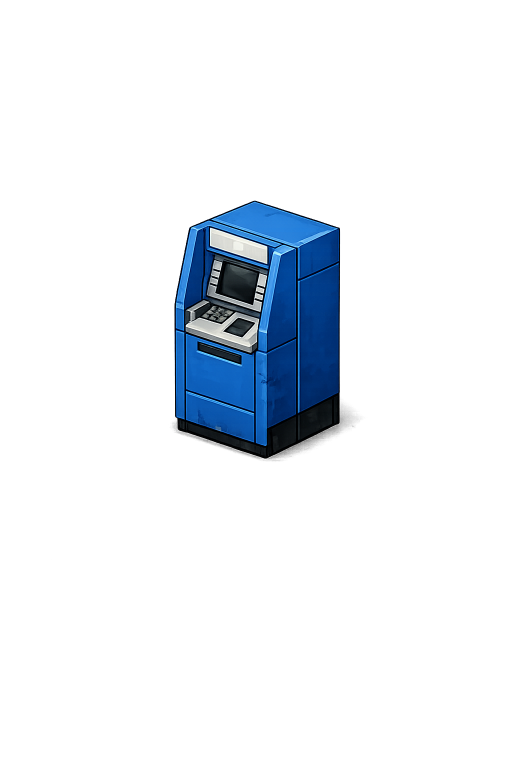
#> input picture baker/atm.png, 1024 x 1536 px (shown at 1/2 size)
$ python build_atm_sheet.py atm.png out.png
#> lines starting #> are read from the running program, lines starting #| are printed output that depends on the picture
from __future__ import annotations

import argparse
from dataclasses import dataclass
from pathlib import Path
from typing import Iterable

from PIL import Image, ImageOps, ImageDraw


# ============================================================
# Canvas / lane layout
# ============================================================

SHEET_W = 1024
SHEET_H = 2048

# One ATM variant per 128px lane across the sheet.
LANE_W = 128
ROW_H = 128

COLS = SHEET_W // LANE_W   # 8
ROWS = SHEET_H // ROW_H    # 16

DEFAULT_BOTTOM_PAD = 4
DEFAULT_MAX_ATM_W = 72
DEFAULT_MAX_ATM_H = 108


# ============================================================
# Helpers
# ============================================================

def hex_to_rgb(value: str) -> tuple[int, int, int]:
    value = value.strip().lstrip("#")
    if len(value) != 6:
        raise ValueError(f"Expected 6-digit hex color, got: {value}")
    return tuple(int(value[i:i + 2], 16) for i in (0, 2, 4))


def ensure_rgba(img: Image.Image) -> Image.Image:
    return img.convert("RGBA") if img.mode != "RGBA" else img


def trim_transparent(img: Image.Image) -> Image.Image:
    img = ensure_rgba(img)
    alpha = img.getchannel("A")
    bbox = alpha.getbbox()
    if bbox is None:
        raise ValueError("Image is fully transparent.")
    return img.crop(bbox)


def remove_background_by_corner_sample(
    img: Image.Image,
    tolerance: int = 8,
    alpha_cutoff: int = 10,
    edge_only: bool = True,
    edge_band: int = 6,
) -> Image.Image:
    """
    Remove likely background pixels by sampling the four corners.

    Safer than the old version because:
    - lower tolerance
    - can limit removal to the outer edge band only
    - preserves interior gray ATM body pixels much better
    """
    img = ensure_rgba(img)
    w, h = img.size

    samples = [
        img.getpixel((0, 0)),
        img.getpixel((w - 1, 0)),
        img.getpixel((0, h - 1)),
        img.getpixel((w - 1, h - 1)),
    ]

    br = sum(px[0] for px in samples) // 4
    bg = sum(px[1] for px in samples) // 4
    bb = sum(px[2] for px in samples) // 4

    out = Image.new("RGBA", img.size)

    for y in range(h):
        for x in range(w):
            r, g, b, a = img.getpixel((x, y))

            if a <= alpha_cutoff:
                out.putpixel((x, y), (0, 0, 0, 0))
                continue

            is_edge_pixel = (
                x < edge_band
                or x >= w - edge_band
                or y < edge_band
                or y >= h - edge_band
            )

            should_test_bg = is_edge_pixel if edge_only else True

            if should_test_bg and (
                abs(r - br) <= tolerance
                and abs(g - bg) <= tolerance
                and abs(b - bb) <= tolerance
            ):
                out.putpixel((x, y), (0, 0, 0, 0))
            else:
                out.putpixel((x, y), (r, g, b, a))

    return out


def fit_inside(img: Image.Image, max_w: int, max_h: int) -> Image.Image:
    img = ensure_rgba(img)
    w, h = img.size
    scale = min(max_w / w, max_h / h)
    new_w = max(1, round(w * scale))
    new_h = max(1, round(h * scale))
    return img.resize((new_w, new_h), Image.Resampling.LANCZOS)


def quantize_alpha_grayscale(img: Image.Image, steps: int = 10) -> Image.Image:
    img = ensure_rgba(img)
    r, g, b, a = img.split()
    gray = ImageOps.grayscale(Image.merge("RGB", (r, g, b)))

    gray_data = list(gray.getdata())
    quantized = []

    for px in gray_data:
        bucket = round((px / 255) * (steps - 1))
        val = round((bucket / (steps - 1)) * 255)
        quantized.append(val)

    gray_q = Image.new("L", gray.size)
    gray_q.putdata(quantized)

    return Image.merge("RGBA", (gray_q, gray_q, gray_q, a))


def build_exact_gray_ramp(levels: int) -> list[int]:
    return [round((i / (levels - 1)) * 255) for i in range(levels)]


def remap_grayscale_to_palette(img: Image.Image, palette_hex: list[str]) -> Image.Image:
    img = ensure_rgba(img)
    palette = [hex_to_rgb(c) for c in palette_hex]
    steps = len(palette)
    gray_ramp = build_exact_gray_ramp(steps)

    out = Image.new("RGBA", img.size)
    for y in range(img.height):
        for x in range(img.width):
            r, g, b, a = img.getpixel((x, y))
            if a == 0:
                out.putpixel((x, y), (0, 0, 0, 0))
                continue

            luminance = r
            idx = min(range(steps), key=lambda i: abs(gray_ramp[i] - luminance))
            pr, pg, pb = palette[idx]
            out.putpixel((x, y), (pr, pg, pb, a))

    return out


def tint_region_by_luminance(
    img: Image.Image,
    tint_hex: str,
    min_luma: int,
    max_luma: int,
    strength: float = 0.70,
) -> Image.Image:
    img = ensure_rgba(img)
    tr, tg, tb = hex_to_rgb(tint_hex)
    out = Image.new("RGBA", img.size)

    for y in range(img.height):
        for x in range(img.width):
            r, g, b, a = img.getpixel((x, y))
            if a == 0:
                out.putpixel((x, y), (0, 0, 0, 0))
                continue

            luma = round(0.299 * r + 0.587 * g + 0.114 * b)
            if min_luma <= luma <= max_luma:
                nr = round(r * (1.0 - strength) + tr * strength)
                ng = round(g * (1.0 - strength) + tg * strength)
                nb = round(b * (1.0 - strength) + tb * strength)
                out.putpixel((x, y), (nr, ng, nb, a))
            else:
                out.putpixel((x, y), (r, g, b, a))

    return out


# ============================================================
# Palette specs
# ============================================================

@dataclass
class PaletteSpec:
    name: str
    ramp: list[str]
    accent_hex: str | None = None
    accent_min_luma: int = 150
    accent_max_luma: int = 255
    accent_strength: float = 0.70


DEFAULT_PALETTES: list[PaletteSpec] = [
    PaletteSpec(
        name="atm_blue",
        ramp=[
            "#12161b", "#18202a", "#1d2938", "#22344b", "#2a4160",
            "#34507a", "#43689b", "#5f88c2", "#8cb3ea", "#d8e8ff",
        ],
        accent_hex="#8fdc3c",
    ),
    PaletteSpec(
        name="atm_navy",
        ramp=[
            "#0c1015", "#101721", "#162030", "#1b2a40", "#223454",
            "#2b4269", "#385681", "#5274a7", "#82a0c8", "#d2dce9",
        ],
        accent_hex="#8fdc3c",
    ),
    PaletteSpec(
        name="atm_gray",
        ramp=[
            "#151515", "#232323", "#313131", "#424242", "#565656",
            "#6b6b6b", "#858585", "#a3a3a3", "#c7c7c7", "#efefef",
        ],
        accent_hex="#98df45",
    ),
    PaletteSpec(
        name="atm_silver",
        ramp=[
            "#1d1d1d", "#2c2c2c", "#3e3e3e", "#545454", "#6c6c6c",
            "#858585", "#a2a2a2", "#bcbcbc", "#d7d7d7", "#f5f5f5",
        ],
        accent_hex="#98df45",
    ),
    PaletteSpec(
        name="atm_red",
        ramp=[
            "#1e1010", "#301515", "#471c1c", "#612323", "#7b2b2b",
            "#983434", "#b74444", "#d26767", "#e7a0a0", "#f7dada",
        ],
        accent_hex="#ece56e",
    ),
    PaletteSpec(
        name="atm_green",
        ramp=[
            "#111611", "#182419", "#213223", "#29412e", "#32523a",
            "#3d6647", "#4c7f58", "#6aa075", "#9ac9a2", "#e0f1e2",
        ],
        accent_hex="#c9f36a",
    ),
    PaletteSpec(
        name="atm_black",
        ramp=[
            "#090909", "#111111", "#1b1b1b", "#252525", "#313131",
            "#404040", "#525252", "#6d6d6d", "#969696", "#d6d6d6",
        ],
        accent_hex="#78d7ff",
    ),
    PaletteSpec(
        name="atm_white",
        ramp=[
            "#202020", "#323232", "#474747", "#5f5f5f", "#7a7a7a",
            "#979797", "#b5b5b5", "#d0d0d0", "#e9e9e9", "#ffffff",
        ],
        accent_hex="#8fdc3c",
    ),
]


# ============================================================
# Placement
# ============================================================

def paste_in_lane(
    sheet: Image.Image,
    sprite: Image.Image,
    col: int,
    row: int,
    lane_w: int = LANE_W,
    row_h: int = ROW_H,
    bottom_pad: int = DEFAULT_BOTTOM_PAD,
) -> None:
    lane_x = col * lane_w
    row_y = row * row_h

    x = lane_x + (lane_w - sprite.width) // 2
    y = row_y + row_h - sprite.height - bottom_pad

    sheet.alpha_composite(sprite, (x, y))


def draw_debug_grid(img: Image.Image) -> Image.Image:
    out = img.copy()
    draw = ImageDraw.Draw(out)

    for x in range(0, out.width, LANE_W):
        draw.line([(x, 0), (x, out.height)], fill=(255, 0, 0, 180), width=1)

    for y in range(0, out.height, ROW_H):
        draw.line([(0, y), (out.width, y)], fill=(255, 0, 0, 180), width=1)

    return out


# ============================================================
# Build one variant
# ============================================================

def make_variant(
    master: Image.Image,
    palette: PaletteSpec,
    max_w: int,
    max_h: int,
    gray_steps: int = 10,
    auto_remove_bg: bool = True,
) -> Image.Image:
    work = ensure_rgba(master)

    if auto_remove_bg:
        work = remove_background_by_corner_sample(
            work,
            tolerance=8,
            edge_only=True,
            edge_band=6,
        )

    work = trim_transparent(work)
    work = fit_inside(work, max_w=max_w, max_h=max_h)
    work = quantize_alpha_grayscale(work, steps=gray_steps)
    work = remap_grayscale_to_palette(work, palette.ramp)

    if palette.accent_hex:
        work = tint_region_by_luminance(
            work,
            tint_hex=palette.accent_hex,
            min_luma=palette.accent_min_luma,
            max_luma=palette.accent_max_luma,
            strength=palette.accent_strength,
        )

    return work


# ============================================================
# Build full sheet
# ============================================================

def build_sheet(
    master_path: Path,
    output_path: Path,
    palettes: Iterable[PaletteSpec],
    max_w: int = DEFAULT_MAX_ATM_W,
    max_h: int = DEFAULT_MAX_ATM_H,
    bottom_pad: int = DEFAULT_BOTTOM_PAD,
    start_col: int = 0,
    start_row: int = 0,
    debug_grid: bool = False,
    auto_remove_bg: bool = True,
) -> None:
#> called with max_w = 72, max_h = 108, bottom_pad = 4, start_col = 0, start_row = 0, debug_grid = False, auto_remove_bg = True
    master = Image.open(master_path).convert("RGBA")
#> master is the input picture: PIL image 1024x1536 RGBA; mean R, G, B, A 84, 91.6, 99.5, 24.1
    sheet = Image.new("RGBA", (SHEET_W, SHEET_H), (0, 0, 0, 0))
#> sheet: PIL image 1024x2048 RGBA; every value is 0

    palettes = list(palettes)
    for idx, palette in enumerate(palettes):
        col = start_col + idx
        row = start_row

        if col >= COLS:
            raise ValueError("Not enough horizontal lanes for all ATM variants.")

        variant = make_variant(
            master=master,
            palette=palette,
            max_w=max_w,
            max_h=max_h,
            gray_steps=len(palette.ramp),
            auto_remove_bg=auto_remove_bg,
        )

        paste_in_lane(
            sheet=sheet,
            sprite=variant,
            col=col,
            row=row,
            lane_w=LANE_W,
            row_h=ROW_H,
            bottom_pad=bottom_pad,
        )
#> this loop made 8 passes
#> pass 1, in trim_transparent, `alpha = img.getchannel("A")`:
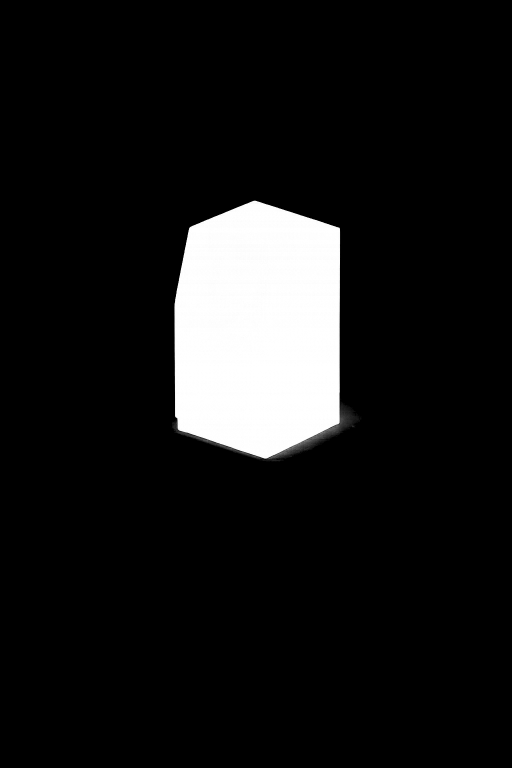
#> alpha: PIL image 1024x1536 L (shown at 1/2 size); min 0, max 255, mean 24.1
#> pass 1, in make_variant, `work = trim_transparent(work)`:
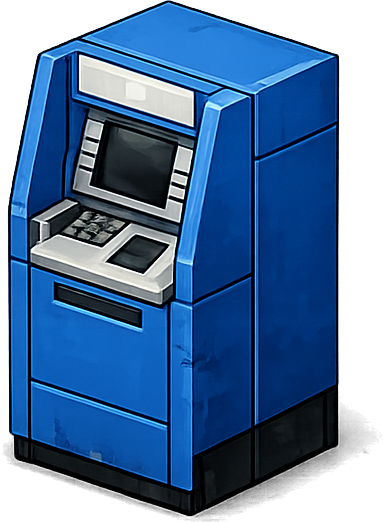
#> work: PIL image 383x522 RGBA; mean R, G, B, A 24, 59.5, 99.9, 189.4; transparent parts drawn white

    if debug_grid:
        sheet = draw_debug_grid(sheet)

    output_path.parent.mkdir(parents=True, exist_ok=True)
    sheet.save(output_path)
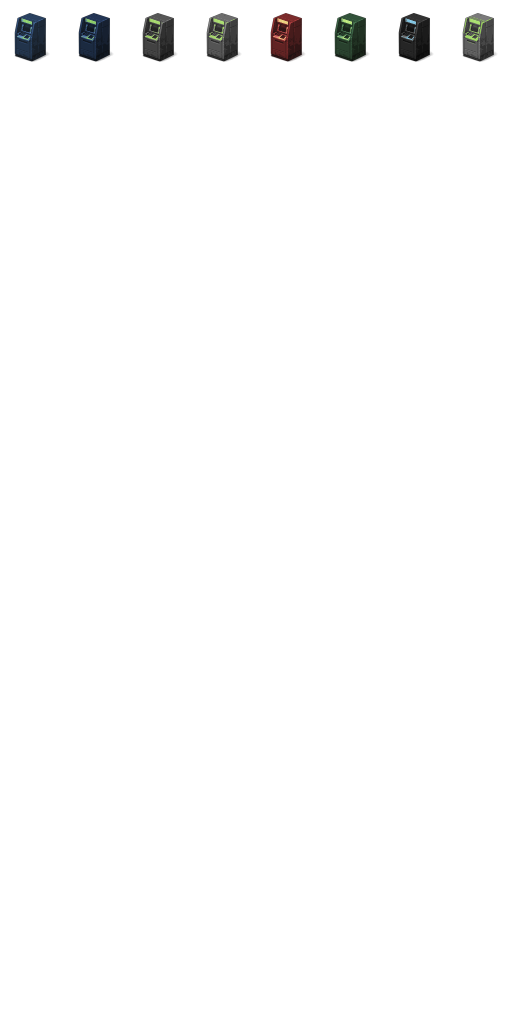
#> saved as out.png: PIL image 1024x2048 RGBA (shown at 1/2 size); mean R, G, B, A 1.2, 1.2, 1.2, 5.1; transparent parts drawn white


# ============================================================
# CLI
# ============================================================

def parse_args() -> argparse.Namespace:
    parser = argparse.ArgumentParser(
        description="Build a PZ ATM sheet with 128px horizontal lane spacing."
    )
    parser.add_argument("input", type=Path, help="Path to transparent master ATM PNG")
    parser.add_argument("output", type=Path, help="Output sheet PNG")
    parser.add_argument("--max-atm-width", type=int, default=DEFAULT_MAX_ATM_W)
    parser.add_argument("--max-atm-height", type=int, default=DEFAULT_MAX_ATM_H)
    parser.add_argument("--bottom-pad", type=int, default=DEFAULT_BOTTOM_PAD)
    parser.add_argument("--start-col", type=int, default=0)
    parser.add_argument("--start-row", type=int, default=0)
    parser.add_argument("--debug-grid", action="store_true")
    parser.add_argument("--no-auto-bg-remove", action="store_true")
    return parser.parse_args()


def main() -> None:
    args = parse_args()

    build_sheet(
        master_path=args.input,
        output_path=args.output,
        palettes=DEFAULT_PALETTES,
        max_w=args.max_atm_width,
        max_h=args.max_atm_height,
        bottom_pad=args.bottom_pad,
        start_col=args.start_col,
        start_row=args.start_row,
        debug_grid=args.debug_grid,
        auto_remove_bg=not args.no_auto_bg_remove,
    )

    print(f"Wrote sheet to: {args.output}")


if __name__ == "__main__":
    main()
